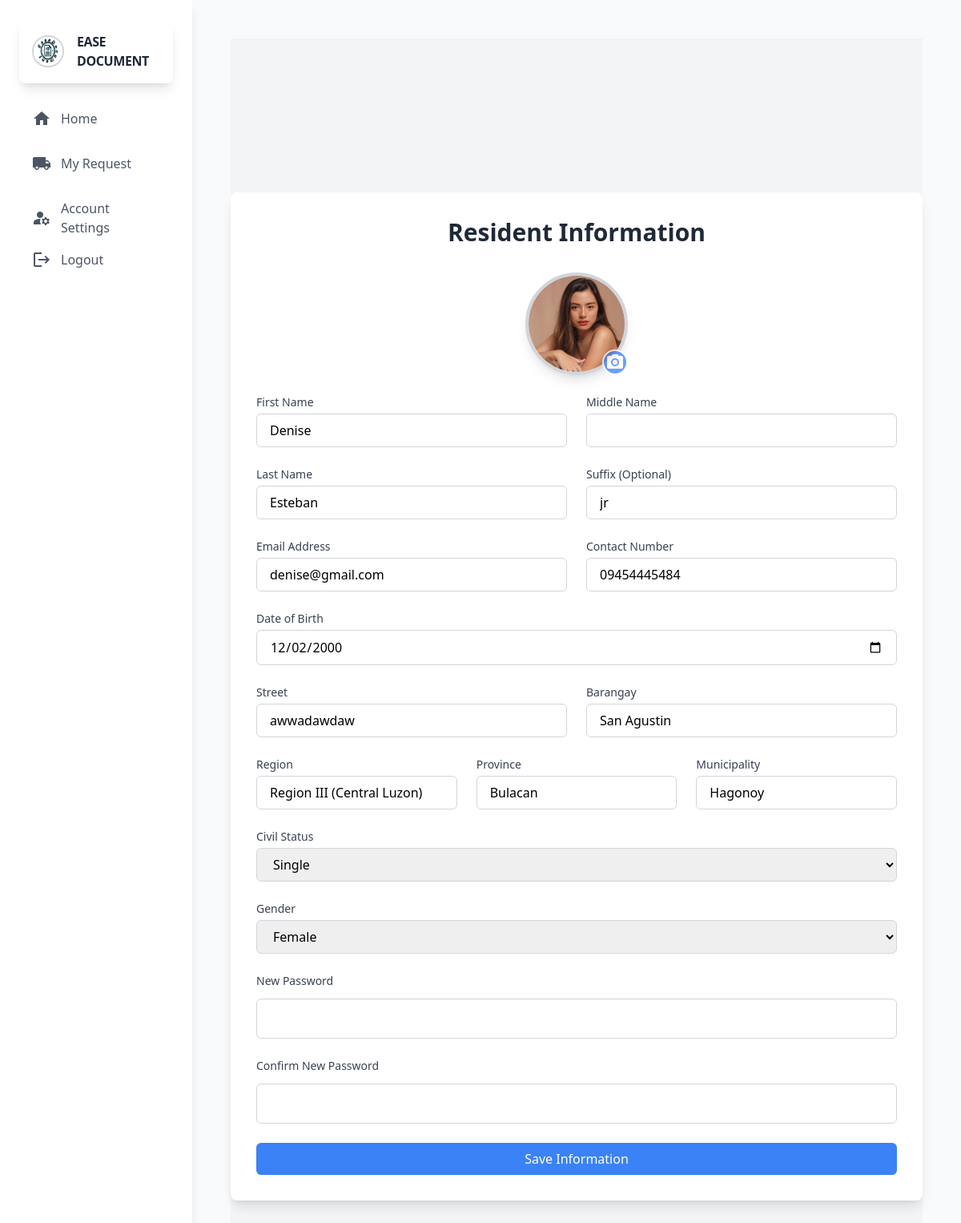
Page /resident/account_setting.php (signed in) on the committed database.
### tables this page shows
CREATE TABLE `resident` (
  `r_id` int(11) NOT NULL,
  `r_fname` varchar(60) NOT NULL,
  `r_mname` varchar(60) DEFAULT NULL,
  `r_lname` varchar(60) NOT NULL,
  `r_profile` varchar(255) NOT NULL,
  `r_valid_ids` varchar(255) NOT NULL,
  `r_suffix` varchar(20) DEFAULT NULL,
  `r_gender` varchar(20) NOT NULL,
  `r_civil_status` varchar(20) NOT NULL,
  `r_citizenship` varchar(20) NOT NULL,
  `r_bday` date NOT NULL,
  `r_street` varchar(60) NOT NULL,
  `r_region` varchar(60) NOT NULL,
  `r_province` varchar(60) NOT NULL,
  `r_municipality` varchar(60) NOT NULL,
  `r_barangay` varchar(60) NOT NULL,
  `r_contact_number` varchar(60) NOT NULL,
  `r_email` varchar(60) NOT NULL,
  `r_password` varchar(255) NOT NULL,
  `r_status` int(10) NOT NULL DEFAULT 1 COMMENT '0=archive,1=Verified,2=NotVerified'
);

### resident/backend/db.php (called while the page is built, shortened)
<?php
class db_connect
{
    public $host = db_host;
    public $user = db_user;
    public $pass = db_pass;
    public $name = db_name;
    public function connect()
    {
        try {
            $this->conn = new mysqli($this->host, $this->user, $this->pass, $this->name);
        } catch (\Throwable $th) {
            header("Location:setup.php");
        }
    }
}

### resident/backend/class.php (called while the page is built, shortened)
<?php
include ('db.php');
class global_class extends db_connect
{
public function check_account($r_id) {
        $query = "SELECT * FROM resident WHERE r_id = $r_id";
        $result = $this->conn->query($query);
        $items = [];
        if ($result && $result->num_rows > 0) {
            while ($row = $result->fetch_assoc()) {
                $items[] = $row;
            }
        }
        return $items;
    }
}
?>

### resident/account_setting.php (the view, shortened to what this page needs)
<?php include "components/header.php"; ?>
<div class="min-h-screen bg-gray-100 flex items-center justify-center">
    <div class="w-full max-w-4xl bg-white p-8 rounded-lg shadow-lg">
        <h2 class="text-3xl font-bold text-center mb-8 text-gray-800">Resident Information</h2>
        <form id='frmUpdateAccountSetting' class="space-y-6">
            <div class="flex justify-center mb-6">
                <div class="relative">
                    <img src="../upload_resident/<?=$result[0]['r_profile']?>" alt="Default Profile Picture" id="default-image" class="w-32 h-32 object-cover rounded-full border-4 border-gray-300 shadow-lg">
                    <label for="r_profile" class="absolute bottom-0 right-0 w-8 h-8 bg-blue-500 text-white rounded-full border-2 border-white cursor-pointer opacity-75 hover:opacity-100 flex items-center justify-center">
                        <i class="material-icons">camera_alt</i>
                    </label>
                </div>
            </div>
            <div class="grid grid-cols-1 md:grid-cols-2 gap-6">
                <div class="col-span-1">
                    <label for="r_fname" class="block text-sm font-medium text-gray-700">First Name</label>
                    <input type="text" id="r_fname" name="r_fname" value="<?= $result[0]['r_fname']?>" class="mt-1 block w-full px-4 py-2 border border-gray-300 rounded-md focus:outline-none focus:ring-2 focus:ring-blue-500" required>
                </div>
                <div class="col-span-1">
                    <label for="r_mname" class="block text-sm font-medium text-gray-700">Middle Name</label>
                    <input type="text" id="r_mname" name="r_mname" value="<?= $result[0]['r_mname']?>" class="mt-1 block w-full px-4 py-2 border border-gray-300 rounded-md focus:outline-none focus:ring-2 focus:ring-blue-500">
                </div>
                <div class="col-span-1">
                    <label for="r_lname" class="block text-sm font-medium text-gray-700">Last Name</label>
                    <input type="text" id="r_lname" name="r_lname" value="<?= $result[0]['r_lname']?>" class="mt-1 block w-full px-4 py-2 border border-gray-300 rounded-md focus:outline-none focus:ring-2 focus:ring-blue-500" required>
                </div>
                <div class="col-span-1">
                    <label for="r_suffix" class="block text-sm font-medium text-gray-700">Suffix (Optional)</label>
                    <input type="text" id="r_suffix" value="<?= $result[0]['r_suffix']?>" name="r_suffix" class="mt-1 block w-full px-4 py-2 border border-gray-300 rounded-md focus:outline-none focus:ring-2 focus:ring-blue-500">
                </div>
            </div>
            <div class="grid grid-cols-1 md:grid-cols-2 gap-6">
                <div class="col-span-1">
                    <label for="r_email" class="block text-sm font-medium text-gray-700">Email Address</label>
                    <input type="email" id="r_email" value="<?= $result[0]['r_email']?>" name="r_email" class="mt-1 block w-full px-4 py-2 border border-gray-300 rounded-md focus:outline-none focus:ring-2 focus:ring-blue-500" required>
                </div>
                <div class="col-span-1">
                    <label for="r_contact_number" class="block text-sm font-medium text-gray-700">Contact Number</label>
                    <input type="text" id="r_contact_number" value="<?= $result[0]['r_contact_number']?>" name="r_contact_number" class="mt-1 block w-full px-4 py-2 border border-gray-300 rounded-md focus:outline-none focus:ring-2 focus:ring-blue-500" required>
                </div>
            </div>
            <div class="mb-6">
                <label for="r_bday" class="block text-sm font-medium text-gray-700">Date of Birth</label>
                <input type="date" id="r_bday" name="r_bday" value="<?= $result[0]['r_bday']?>" class="mt-1 block w-full px-4 py-2 border border-gray-300 rounded-md focus:outline-none focus:ring-2 focus:ring-blue-500" required>
            </div>
            <div class="grid grid-cols-1 md:grid-cols-2 gap-6">
                <div class="col-span-1">
                    <label for="r_street" class="block text-sm font-medium text-gray-700">Street</label>
                    <input type="text" id="r_street" value="<?= $result[0]['r_street']?>"  name="r_street"  class="mt-1 block w-full px-4 py-2 border border-gray-300 rounded-md focus:outline-none focus:ring-2 focus:ring-blue-500" required>
                </div>
                <div class="col-span-1">
                    <label for="r_barangay" class="block text-sm font-medium text-gray-700">Barangay</label>
                    <input type="text" id="r_barangay" value="<?= $result[0]['r_barangay']?>"  name="r_barangay" class="mt-1 block w-full px-4 py-2 border border-gray-300 rounded-md focus:outline-none focus:ring-2 focus:ring-blue-500" required>
                </div>
            </div>
            <div class="grid grid-cols-1 md:grid-cols-3 gap-6">
                <div class="col-span-1">
                    <label for="r_region" class="block text-sm font-medium text-gray-700">Region</label>
                    <input type="text" id="r_region" value="<?= $result[0]['r_region']?>" name="r_region" class="mt-1 block w-full px-4 py-2 border border-gray-300 rounded-md focus:outline-none focus:ring-2 focus:ring-blue-500" required>
                </div>
                <div class="col-span-1">
                    <label for="r_province" class="block text-sm font-medium text-gray-700">Province</label>
                    <input type="text" id="r_province" value="<?= $result[0]['r_province']?>" name="r_province" class="mt-1 block w-full px-4 py-2 border border-gray-300 rounded-md focus:outline-none focus:ring-2 focus:ring-blue-500" required>
                </div>
                <div class="col-span-1">
                    <label for="r_municipality" class="block text-sm font-medium text-gray-700">Municipality</label>
                    <input type="text" id="r_municipality" value="<?= $result[0]['r_municipality']?>" name="r_municipality" class="mt-1 block w-full px-4 py-2 border border-gray-300 rounded-md focus:outline-none focus:ring-2 focus:ring-blue-500" required>
                </div>
            </div>
            <div class="mb-6">
                <label for="r_civil_status" class="block text-sm font-medium text-gray-700">Civil Status</label>
                <select id="r_civil_status" name="r_civil_status" class="mt-1 block w-full px-4 py-2 border border-gray-300 rounded-md focus:outline-none focus:ring-2 focus:ring-blue-500" required>
                    <option <?php if($result[0]['r_civil_status']=="Single"){ echo 'selected';} ?> value="Single">Single</option>
                </select>
            </div>
            <div class="mb-6">
                <label for="r_gender" class="block text-sm font-medium text-gray-700">Gender</label>
                <select id="r_gender" name="r_gender" class="mt-1 block w-full px-4 py-2 border border-gray-300 rounded-md focus:outline-none focus:ring-2 focus:ring-blue-500" required>
                    <option <?php if($result[0]['r_gender']=="Female"){ echo 'selected';} ?> value="Female">Female</option>
                </select>
            </div>
             <div class="mb-6">
                <label for="newPassword" class="block text-sm font-medium text-gray-700 mb-2">New Password</label>
                <input type="password" id="newPassword" name="newPassword" class="mt-1 p-3 border border-gray-300 rounded-md w-full focus:ring-indigo-500 focus:border-indigo-500" >
            </div>
            <div class="mb-6">
                <label for="confirmNewPassword" class="block text-sm font-medium text-gray-700 mb-2">Confirm New Password</label>
                <input type="password" id="confirmNewPassword" name="confirmNewPassword" class="mt-1 p-3 border border-gray-300 rounded-md w-full focus:ring-indigo-500 focus:border-indigo-500">
            </div>
            <div class="text-center">
                <button type="submit" id="btnSaveResidentInfo" class="w-full bg-blue-500 text-white py-2 px-4 rounded-md focus:outline-none focus:ring-2 focus:ring-blue-500">Save Information</button>
            </div>
        </form>
    </div>
</div>
<?php include "components/footer.php"; ?>

### rows in the picture
resident: r_profile (picture), r_fname "Denise", r_lname "Esteban", r_suffix "jr", r_email "denise@gmail.com", r_contact_number "09454445484", r_bday "12/02/2000", r_street "awwadawdaw", r_barangay "San Agustin", r_region "Region III (Central Luzon)", r_province "Bulacan", r_municipality "Hagonoy", r_civil_status "Single", r_gender "Female"
